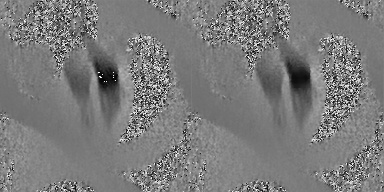
#> input picture imgs/wrap_corrected_compared/36.jpg, 384 x 192 px; its folder holds only this picture in this run
$ python -i utils.py   (imports and definitions only)   (older library calls are emulated)
#> lines starting #> are read from the running program, lines starting #| are printed output that depends on the picture; after the words box and inside, x2 and y2 are one past the last pixel; in counts of white or black regions, pixels touching at a corner belong together
#> further down, picture is the input picture: shape (192, 384); min 0, max 254, mean 123.2

import time
import os
import random

import numpy as np
import math
#from matplotlib import pyplot as plt
import cv2

import csv

def identify_phasewrap_gray(gray):

    # takes in a single img in hsv format

    # returns x,y,w,h of the rect bbox around phase-wrap ROI

    mask1 = cv2.inRange(gray, 10, 30)
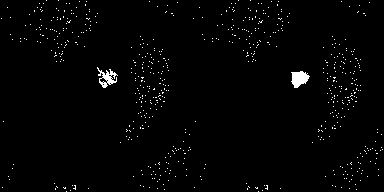
#> mask1: shape (192, 384); 1.6% white in thin lines or dots
    mask2 = cv2.inRange(gray, 30, 35)
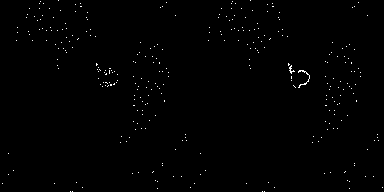
#> mask2: shape (192, 384); 0.55% white in thin lines or dots

    mask = cv2.bitwise_or(mask1, mask2)
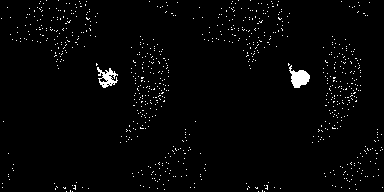
#> mask: shape (192, 384); 2% white in thin lines or dots


    ret,thresh = cv2.threshold(mask, 40, 255, 0)

    im2,contours,hierarchy = cv2.findContours(thresh, cv2.RETR_LIST, cv2.CHAIN_APPROX_SIMPLE)
#> contours = 792 contours, 789 with area under 20; largest, box (x1, y1, x2, y2) and area: (289, 65, 310, 88) 237, (97, 67, 118, 88) 187, (99, 77, 108, 83) 26

    if len(contours) != 0:

        c = max(contours, key = cv2.contourArea)
#> c = contour of 45 points, box (x1, y1, x2, y2) (289, 65, 310, 88), area 237

        x,y,w,h = cv2.boundingRect(c)
#> x = 289; y = 65; w = 21; h = 23


        print(x,y,w,h)
#| 289 65 21 23

        return (x,y,w,h)

'''
def draw_bbox(img,x,y,w,h):

    # draw rect bbox of dimensions defined by x,y,w,h in the img
    # and returns the img

    cv2.rectangle(img,(x,y),(x+w,y+h),(255,255,255),2)

    return img
'''


# [831 lines left out: functions is_RoI_white, load_image_and_get_roi, get_wrapped_coords_as_list, scale_wrapped_coords_wrt_roi, get_all_grids_with_different_strides, take_different_strides_and_find_candidate and 14 more, not called in this run]


# [17 lines not run here, left out]

>>> import cv2
>>> picture = cv2.imread('imgs/wrap_corrected_compared/36.jpg', cv2.IMREAD_GRAYSCALE)
>>> result = identify_phasewrap_gray(picture)
#> result = (289, 65, 21, 23)

$ run again, on imgs/wrap_corrected_compared/37.jpg
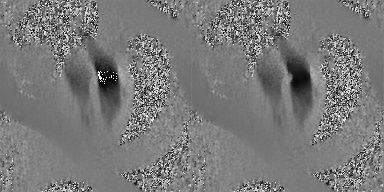
#> input picture imgs/wrap_corrected_compared/37.jpg, 384 x 192 px
#> picture is the input picture: shape (192, 384); min 0, max 255, mean 121.6
#> in identify_phasewrap_gray, `mask1 = cv2.inRange(gray, 10, 30)`:
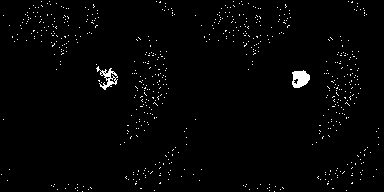
#> mask1: shape (192, 384); 1.6% white in thin lines or dots
#> mask2: shape (192, 384); 0.59% white in thin lines or dots
#> in identify_phasewrap_gray, `mask = cv2.bitwise_or(mask1, mask2)`:
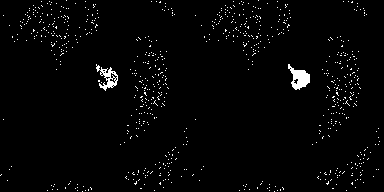
#> mask: shape (192, 384); 2.1% white in thin lines or dots
#> contours = 756 contours, 752 with area under 20; largest, box (x1, y1, x2, y2) and area: (288, 64, 310, 90) 278, (96, 64, 118, 91) 216, (110, 72, 118, 79) 24, (109, 77, 116, 84) 20
#> c = contour of 39 points, box (x1, y1, x2, y2) (288, 64, 310, 90), area 278
#> x = 288; y = 64; w = 22; h = 26
#| 288 64 22 26
#> result = (288, 64, 22, 26)
